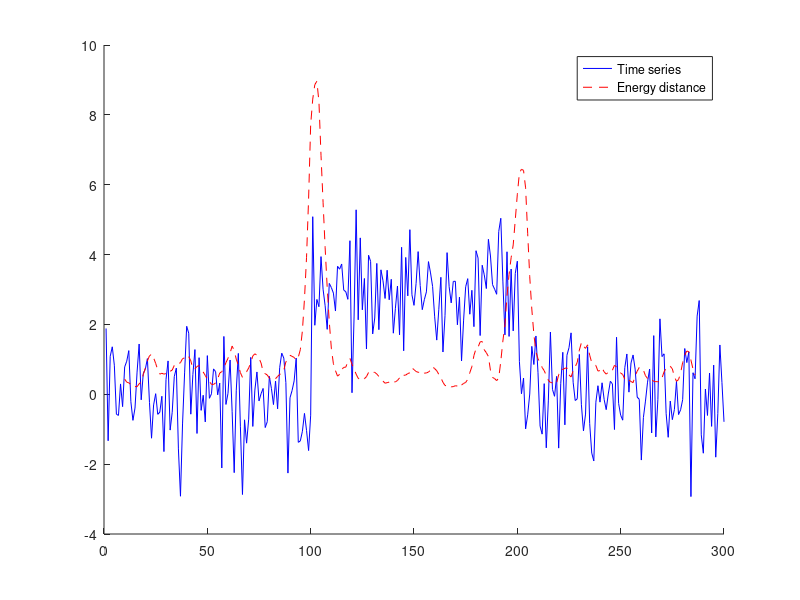

Here is the MATLAB script that generated this plot:
N=300; k=5; n=10; m=N-k+1; E=nan(1,N);
y=zeros(1,N); y(101:200)=3; y=y+randn(1,N);
%y=sin([1:N]/2); y(101:200)=sin([101:200]);
x=toeplitz(y); x=x(1:k,1:m); x2=sum(x.^2); 
D=sqrt(repmat(x2',1,m)+repmat(x2,m,1)-2*x'*x); 
for t=n:N-n-k+1
  a=[t-n+1:t]; b=[t+1:t+n];
  E(t)=2*mean(mean(D(a,b)))-mean(mean(D(a,a))) ...
       -mean(mean(D(b,b)));
end

figure(1); clf; hold on; plot(y,'b-'); plot(E,'r--');
legend('Time series','Energy distance')
